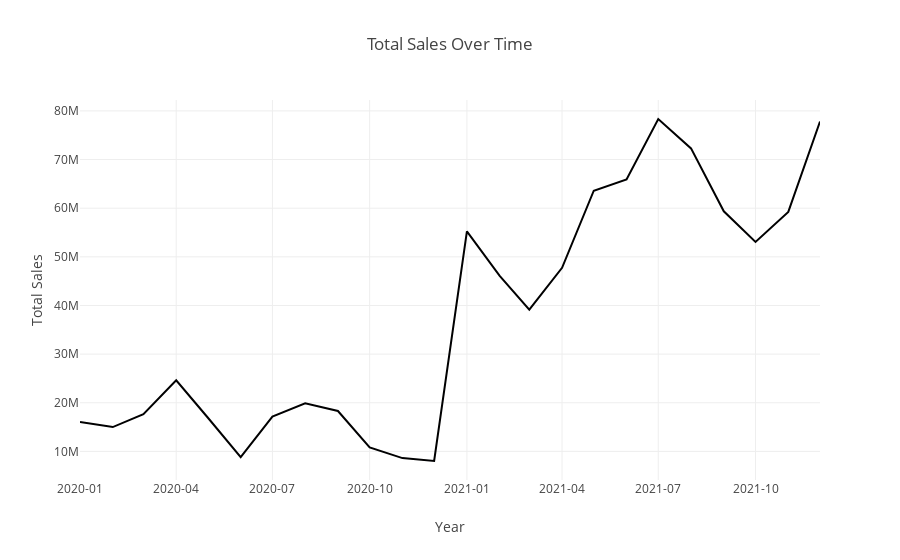

Notebook cell for this chart:
### Code cell
# Graph Logic 

# 1. Convert 'InvoiceDate' to datetime format 
df['InvoiceDate'] = pd.to_datetime(df['InvoiceDate'])

# Format the dates to "yyyy-mm" format
df['InvoiceDate'] = df['InvoiceDate'].dt.strftime('%Y-%m')

# 2. Group data by year, month, etc. (choose your desired time granularity)
total_sales_over_time = df.groupby([df['InvoiceDate']])['TotalSales'].sum().reset_index()

# 3. Create the plot
fig = px.line(
    data_frame=total_sales_over_time,
    x='InvoiceDate',  # Replace with your time column name if different
    y='TotalSales',
    title='Total Sales Over Time'
)

# 4. Customize the plot 
fig.update_layout(
    xaxis_title='Year',  # Adjust title based on your time granularity
    yaxis_title='Total Sales',
    xaxis_tickformat="%Y-%m"
)

fig.show()
plt.savefig('overtime.png', dpi=300)
total_sales_over_time.size

### Figure 1 — Plotly figure (JSON) as saved in the notebook; plotly's stock layout.template omitted (floating-point values rounded to 4 significant figures)
{"data": [{"hovertemplate": "InvoiceDate=%{x}<br>TotalSales=%{y}<extra></extra>", "legendgroup": "", "line": {"color": "#000001", "dash": "solid"}, "marker": {"symbol": "circle"}, "mode": "lines", "name": "", "orientation": "v", "showlegend": false, "type": "scatter", "x": ["2020-01", "2020-02", "2020-03", "2020-04", "2020-05", "2020-06", "2020-07", "2020-08", "2020-09", "2020-10", "2020-11", "2020-12", "2021-01", "2021-02", "2021-03", "2021-04", "2021-05", "2021-06", "2021-07", "2021-08", "2021-09", "2021-10", "2021-11", "2021-12"], "xaxis": "x", "y": [16036246, 14997988, 17660577, 24607006, 16918014, 8829819, 17146013, 19877980, 18304436, 10840000.0, 8622300, 8026527, 55225396, 46102165, 39148532, 47732964, 63589681, 65917553, 78334681, 72288221, 59360000.0, 53070000.0, 59240000.0, 77815430], "yaxis": "y"}], "layout": {"legend": {"tracegroupgap": 0}, "title": {"text": "Total Sales Over Time"}, "xaxis": {"anchor": "y", "domain": [0, 1], "tickformat": "%Y-%m", "title": {"text": "Year"}}, "yaxis": {"anchor": "x", "domain": [0, 1], "title": {"text": "Total Sales"}}}}
